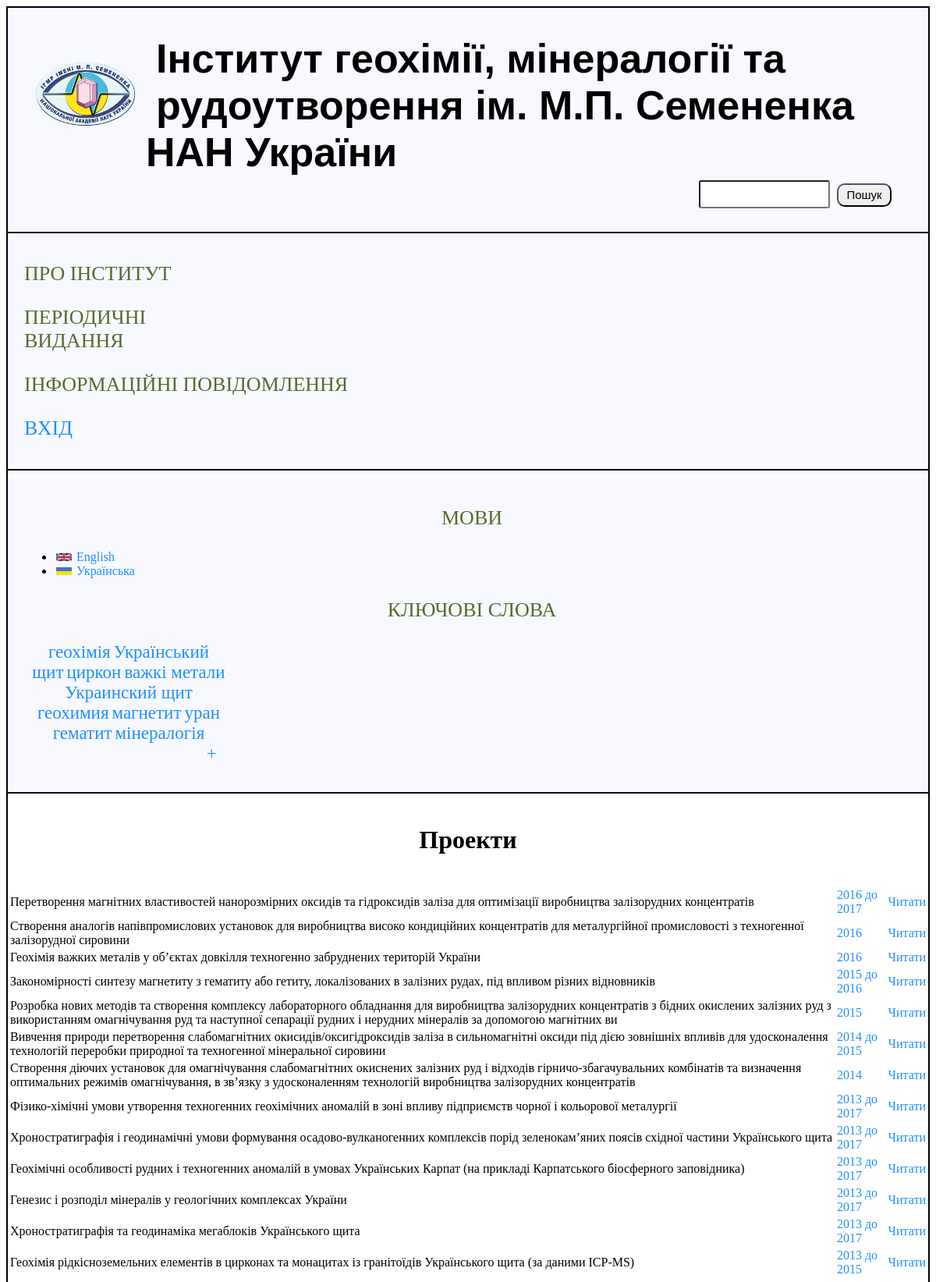
The app's page /projects.php (upper part) with its own data.
### tables this page shows
CREATE TABLE `keywords` (
  `word_id` int(11) NOT NULL,
  `keyword` varchar(255) NOT NULL
);

CREATE TABLE `projects` (
  `proj_id` int(10) NOT NULL,
  `authors` longtext NOT NULL,
  `other` longtext NOT NULL,
  `title` longtext NOT NULL,
  `anotation` longtext NOT NULL,
  `main` longtext NOT NULL,
  `keywords` longtext NOT NULL,
  `leader` varchar(255) NOT NULL,
  `rk` varchar(255) NOT NULL,
  `data` varchar(100) NOT NULL
);

### projects.php (the view, shortened to what this page needs)
<!DOCTYPE html>
<html>
<head>
	<link rel="stylesheet" type="text/css" href="css/style.css">
</head>
<body>
	<div id="block-body">
	<header id="head">
		<div id="block-header">
			<?php
				include("include/block-header.php");
			?>
		</div>
	</header>
	<div id="block-left">
		<?php
			include("include/block-left.php");
		?>
	</div>
	<div id="block-right">
		<?php
			include("include/block-right.php");
		?>
	</div>
	<div id="block-content">
		<h1>Проекти</h1><br>
		<table class="table1">
	 			<?php
	 				$result = mysql_query("SELECT * FROM projects ORDER BY data DESC", $link);
	 				if (mysql_num_rows($result) > 0)
					{
 						$row = mysql_fetch_array($result);
 					do
 					{
 						echo
 						'
 						<tr>
 							<td>'.$row["title"].'</td>
 							<td><a class="asp" href="chronology.php?data='.$row["data"].'">'.$row["data"].'</a></td>
 							<td><a class="asp" href="view_project.php?title='.$row["title"].'">Читати</a></td>
 						</tr>
 						';
 					}
    				while ($row = mysql_fetch_array($result));
				}
	 			?>
 		</table>
	</div>
	</div>
</body>
</html>

### include/block-right.php (shortened to what this page needs)
<link rel="stylesheet" type="text/css" href="css/style.css">
<link rel="stylesheet" type="text/css" href="css/reset.css">
<div class="center">
    <p class="zaglavie">МОВИ</p>
<ul class="listik">
    <li><img src="img/uk.gif" class="lang"><a href="">English</a></li>
    <li><img src="img/ua.gif" class="lang"><a href="">Українська</a></li>
</ul>
<p class="zaglavie">КЛЮЧОВІ СЛОВА</p>
<p class="words">
    <?php
    $result=mysql_query("SELECT * FROM  keywords LIMIT 10");
        if (mysql_num_rows($result) > 0)
        {
            $row = mysql_fetch_array($result);
                do
                {
                    echo
                    '
                        <a href="view_keywords.php?keyword='.$row["keyword"].'">'.$row["keyword"].'</a>
                    ';
                }
            while ($row = mysql_fetch_array($result));
        }
    ?>
    <br>
        <a class="plus" href="keywords.php">+</a>
</p>
</div>

### css/style.css (style rules this page uses)
#block-body { background-color: #F8F8FF; max-width: 100%; margin: 0 auto; border: 1px solid; }
header { max-width: 100%; border: 1px solid; }
p.zaglavie { color: #556B2F; font-weight: normal; font-size: 26px; font-family: 'Georgia'; margin-left: 10px; }
#block-content { border: 1px solid; background-color: white; }
#block-content h1 { text-align: center; padding-top: 20px; }
.words { margin-left: 10px; width: 250px; }
.words a { text-decoration: none; color: #1E90FF; font-size: 23px; }
.lang { margin-left: 2px; }
.listik li { text-align: left; }
.listik img { width: 20px; height: 10px; margin-right: 6px; }
.asp { color: #1E90FF; text-decoration: none; }
.plus { margin-left: 85%; }
#block-left { border: 1px solid; text-align: left; padding: 11px; }
#block-right { border: 1px solid; padding: 20px; }
.center { text-align: center; }

### records on screen
keywords: keyword "геохімія"
keywords: keyword "Український щит"
keywords: keyword "циркон"
keywords: keyword "важкі метали"
keywords: keyword "Украинский щит"
keywords: keyword "геохимия"
keywords: keyword "магнетит"
keywords: keyword "уран"
keywords: keyword "гематит"
keywords: keyword "мінералогія"
projects: title "Перетворення магнітних властивостей нанорозмірних оксидів та гідроксидів заліза для оптимізації виробництва залізорудних концентратів", data "2016 до 2017"
projects: title "Створення аналогів напівпромислових установок для виробництва високо кондиційних концентратів для металургійної промисловості з техногенної залізорудної сировини", data "2016"
projects: title "Геохімія важких металів у об’єктах довкілля техногенно забруднених територій України", data "2016"
projects: title "Закономірності синтезу магнетиту з гематиту або гетиту, локалізованих в залізних рудах, під впливом різних відновників", data "2015 до 2016"
projects: title "Розробка нових методів та створення комплексу лабораторного обладнання для виробництва залізорудних концентратів з бідних окислених залізних руд з використанням омагнічування руд та наступної сепарації рудних і нерудних мінералів за допомогою магнітних ви", data "2015"
projects: title "Вивчення природи перетворення слабомагнітних окисидів/оксигідроксидів заліза в сильномагнітні оксиди під дією зовнішніх впливів для удосконалення технологій переробки природної та техногенної мінеральної сировини", data "2014 до 2015"
projects: title "Створення діючих установок для омагнічування слабомагнітних окиснених залізних руд і відходів гірничо-збагачувальних комбінатів та визначення оптимальних режимів омагнічування, в зв’язку з удосконаленням технологій виробництва залізорудних концентратів", data "2014"
projects: title "Фізико-хімічні умови утворення техногенних геохімічних аномалій в зоні впливу підприємств чорної і кольорової металургії", data "2013 до 2017"
projects: title "Хроностратиграфія і геодинамічні умови формування осадово-вулканогенних комплексів порід зеленокам’яних поясів східної частини Українського щита", data "2013 до 2017"
projects: title "Геохімічні особливості рудних і техногенних аномалій в умовах Українських Карпат (на прикладі Карпатського біосферного заповідника)", data "2013 до 2017"
projects: title "Генезис і розподіл мінералів у геологічних комплексах України", data "2013 до 2017"
projects: title "Хроностратиграфія та геодинаміка мегаблоків Українського щита", data "2013 до 2017"
projects: title "Геохімія рідкісноземельних елементів в цирконах та монацитах із гранітоїдів Українського щита (за даними ICP-MS)", data "2013 до 2015"
